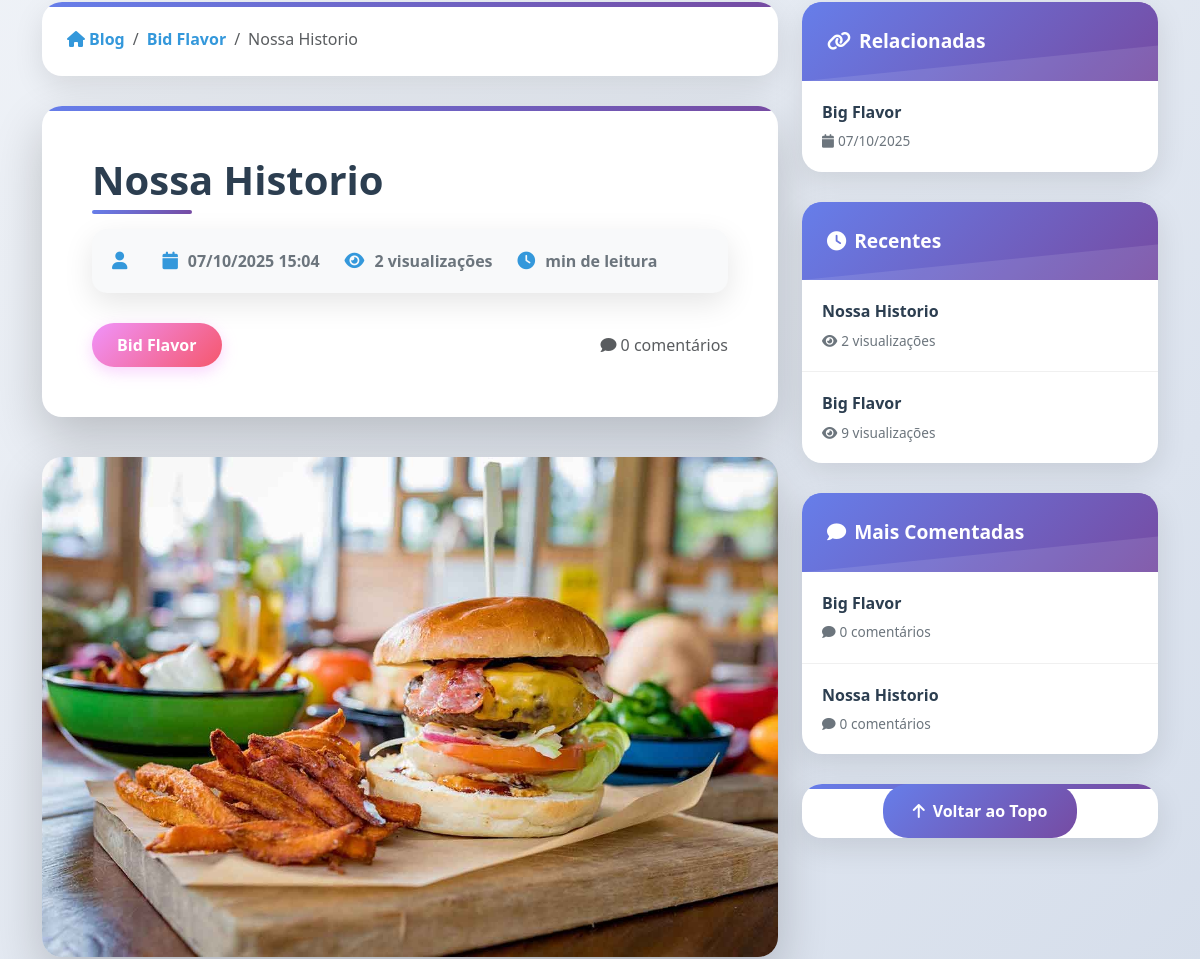
The app's page /blog/publicacao/2/ (middle part), older data.
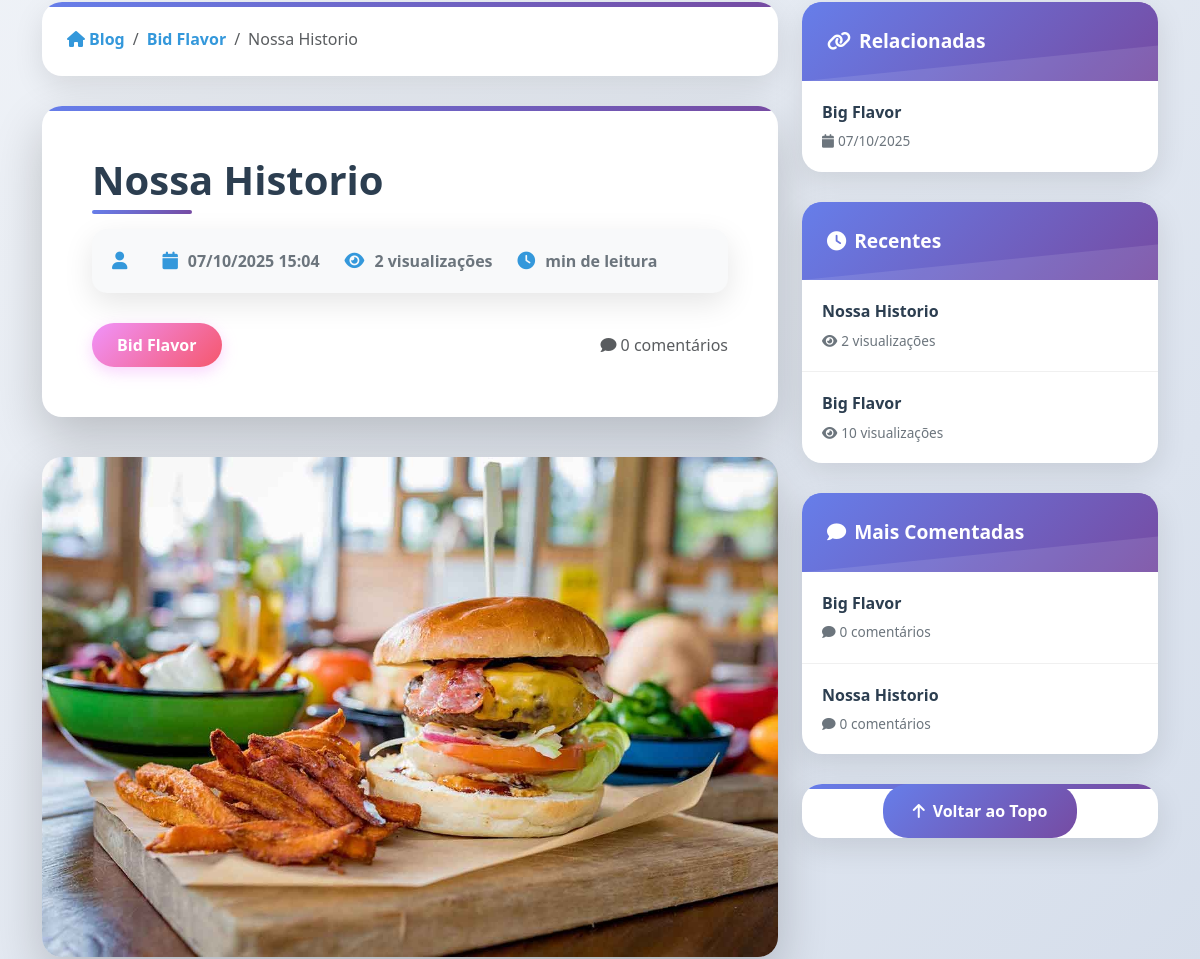
The same page, newer data.
### blog/models.py (models this page shows, shortened)
class Publicacao(models.Model):
    titulo = models.CharField(max_length=200)
    slug = models.SlugField(unique=True)
    conteudo = models.TextField()
    resumo = models.TextField(max_length=300)
    autor = models.ForeignKey(settings.AUTH_USER_MODEL, on_delete=models.CASCADE)
    categoria = models.ForeignKey(Categoria, on_delete=models.SET_NULL, null=True)
    imagem_destaque = models.ImageField(upload_to='blog/', blank=True, null=True)
    data_publicacao = models.DateTimeField(default=timezone.now)
    data_atualizacao = models.DateTimeField(auto_now=True)
    publicado = models.BooleanField(default=False)
    visualizacoes = models.PositiveIntegerField(default=0)
    likes = models.ManyToManyField(
        settings.AUTH_USER_MODEL,
        related_name='post_likes',
        blank=True
    )
    adores = models.ManyToManyField(
        settings.AUTH_USER_MODEL,
        related_name='post_adores',
        blank=True
    )
    class Meta:
        ordering = ['-data_publicacao']
        verbose_name = 'Publicação'
        verbose_name_plural = 'Publicações'
    def total_comentarios(self):
        return self.comentarios.count()
    def total_likes(self):
        return self.likes.count()
    def total_adores(self):
        return self.adores.count()
    def incrementar_visualizacao(self):
        self.visualizacoes += 1
        self.save()
    def get_postagens_relacionadas(self):
        return Publicacao.objects.filter(
            categoria=self.categoria,
            publicado=True
        ).exclude(id=self.id).order_by('-data_publicacao')[:3]

### blog/views.py (the view, shortened to what this page needs)
# urls.py: path('publicacao/<int:pk>/', views.DetalhesPublicacaoView.as_view(), name='detalhes_publicacao'),
class DetalhesPublicacaoView(DetailView):
    model = Publicacao
    template_name = 'detalhes_publicacao.html'
    context_object_name = 'publicacao'
    def get_queryset(self):
        return Publicacao.objects.filter(publicado=True)
    def get_context_data(self, **kwargs):
        context = super().get_context_data(**kwargs)
        publicacao = self.object
        publicacao.incrementar_visualizacao()
        context['comentarios'] = publicacao.comentarios.all()
        context['comentario_form'] = ComentarioForm()
        context['avaliacao_form'] = AvaliacaoForm()
        context['postagens_relacionadas'] = publicacao.get_postagens_relacionadas()
        context['postagens_populares'] = Publicacao.objects.filter(
            publicado=True
        ).order_by('-visualizacoes')[:5]
        context['postagens_recentes'] = Publicacao.objects.filter(
            publicado=True
        ).order_by('-data_publicacao')[:5]
        context['postagens_mais_comentadas'] = Publicacao.objects.filter(
            publicado=True
        ).annotate(
            total_coments=Count('comentarios')
        ).order_by('-total_coments')[:5]
        return context

### index/context_processors.py (called while the page is built)
def videos_context(request):
    video_principal = VideoHistoria.objects.filter(
        ativo=True,
        principal=True
    ).first()
    if not video_principal:
        video_principal = VideoHistoria.objects.filter(ativo=True).first()
    videos_galeria = VideoHistoria.objects.filter(
        ativo=True
    ).exclude(id=video_principal.id if video_principal else None).order_by('ordem_exibicao')[:6]
    return {
        'video_principal': video_principal,
        'videos_galeria': videos_galeria,
    }

### blog/templates/detalhes_publicacao.html (shortened to what the changed rows need)
<!DOCTYPE html>
{% load static %}
<html lang="pt-br">
<head>
    <link href="https://cdn.jsdelivr.net/npm/bootstrap@5.3.0/dist/css/bootstrap.min.css" rel="stylesheet">
    <link rel="stylesheet" href="https://cdnjs.cloudflare.com/ajax/libs/font-awesome/6.0.0/css/all.min.css">
    <link href="https://unpkg.com/aos@2.3.1/dist/aos.css" rel="stylesheet">
</head>
<body>
    <div class="container">
        <div class="row">
            <div class="col-lg-8">
                <div class="publicacao-header" data-aos="fade-up">
                    <h1 class="publicacao-titulo">{{ publicacao.titulo }}</h1>
                </div>
            </div>
            <div class="col-lg-4">
                <div class="sidebar-card" data-aos="fade-left" data-aos-delay="100">
                    <div class="card-body p-0">
                        {% for relacionada in postagens_relacionadas %}
                        <a href="{% url 'detalhes_publicacao' relacionada.id %}" class="post-item text-decoration-none d-block">
                            <div class="post-item-titulo">{{ relacionada.titulo }}</div>
                            <div class="post-item-meta">
                                <i class="fas fa-calendar me-1"></i>{{ relacionada.data_publicacao|date:"d/m/Y" }}
                            </div>
                        </a>
                        {% empty %}
                        <div class="empty-state py-4">
                            <i class="fas fa-info-circle"></i>
                            <p class="mb-0">Nenhuma publicação relacionada</p>
                        </div>
                        {% endfor %}
                    </div>
                </div>
                <div class="sidebar-card" data-aos="fade-left" data-aos-delay="200">
                    <div class="card-body p-0">
                        {% for recente in postagens_recentes %}
                        <a href="{% url 'detalhes_publicacao' recente.id %}" class="post-item text-decoration-none d-block">
                            <div class="post-item-titulo">{{ recente.titulo }}</div>
                            <div class="post-item-meta">
                                <i class="fas fa-eye me-1"></i>{{ recente.visualizacoes }} visualizações
                            </div>
                        </a>
                        {% empty %}
                        <div class="empty-state py-4">
                            <i class="fas fa-info-circle"></i>
                            <p class="mb-0">Nenhuma publicação recente</p>
                        </div>
                        {% endfor %}
                    </div>
                </div>
                <div class="sidebar-card" data-aos="fade-left" data-aos-delay="300">
                    <div class="card-body p-0">
                        {% for comentada in postagens_mais_comentadas %}
                        <a href="{% url 'detalhes_publicacao' comentada.id %}" class="post-item text-decoration-none d-block">
                            <div class="post-item-titulo">{{ comentada.titulo }}</div>
                            <div class="post-item-meta">
                                <i class="fas fa-comment me-1"></i>{{ comentada.total_comentarios }} comentários
                            </div>
                        </a>
                        {% empty %}
                        <div class="empty-state py-4">
                            <i class="fas fa-info-circle"></i>
                            <p class="mb-0">Nenhuma publicação comentada</p>
                        </div>
                        {% endfor %}
                    </div>
                </div>
            </div>
        </div>
    </div>
</body>
</html>

Row changes from the older to the newer data that the page shows:
changed Publicacao "Big Flavor": visualizacoes "9" → "10"
